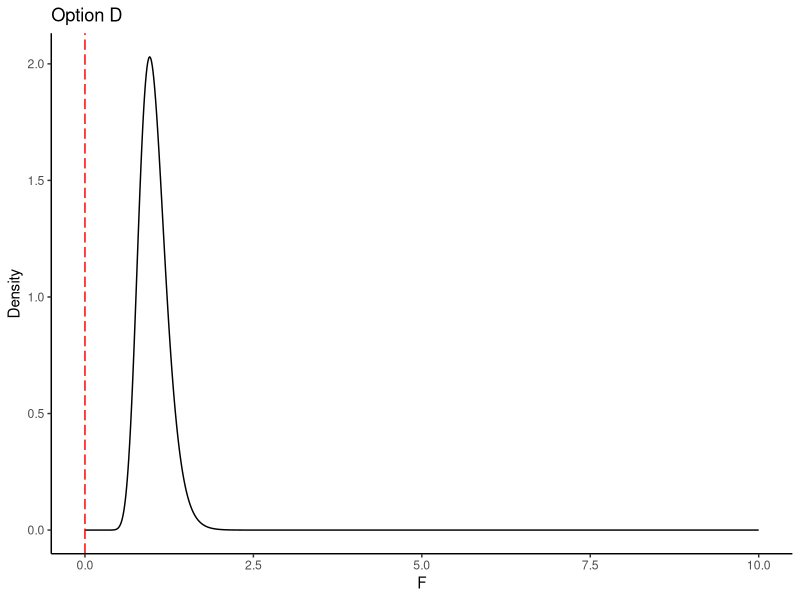
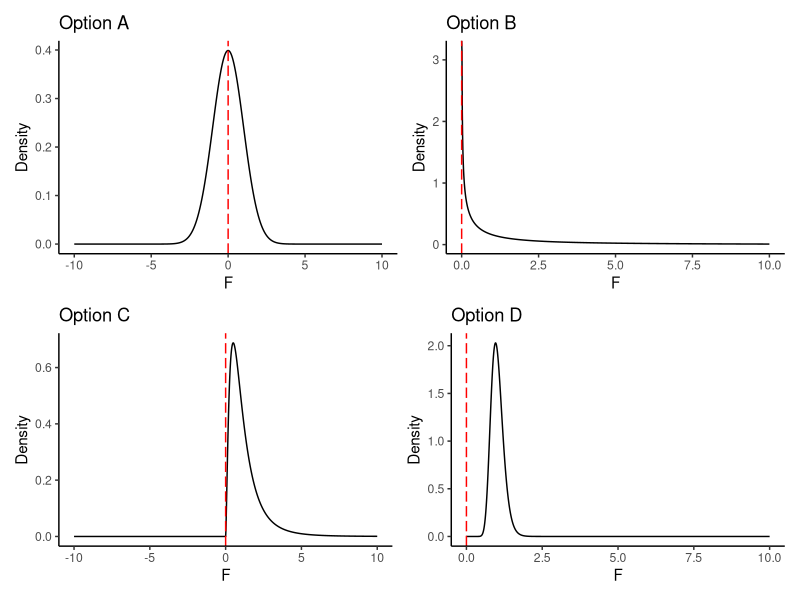
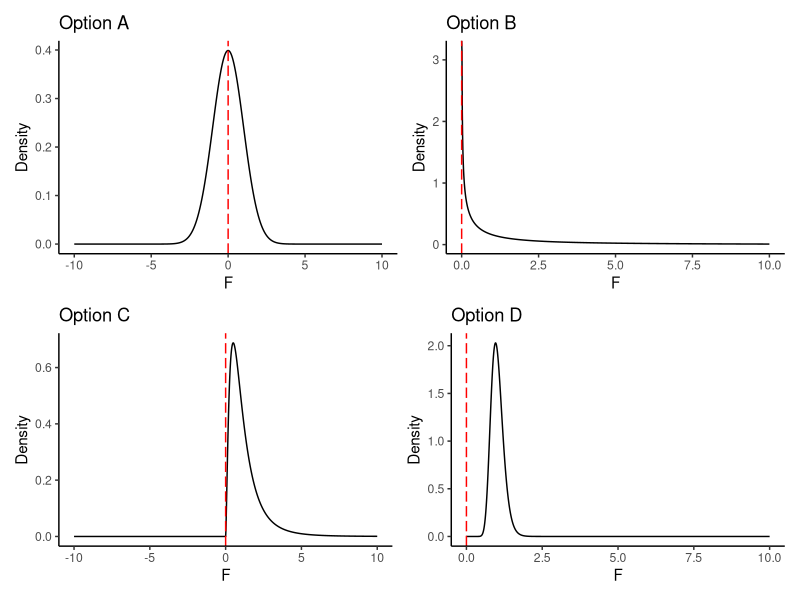

Reproduce these figures in R, in order.
library(ggplot2)
library(patchwork)

plot_fn = function(df, option){
  ggplot(df, aes(x=x, y=values))+
    geom_line() +
    labs(title=paste0('Option ', option), x='F', y='Density') +
    theme_classic() +
    geom_vline(aes(xintercept = 0), color = 'red', linetype = 'longdash')
}

norm_dist = data.frame('x' = seq(-10, 10, 0.01),
                       'values' = dnorm(seq(-10, 10, 0.01)))
opt_a = plot_fn(norm_dist, 'A') 

f_dist_b = data.frame('x' = seq(0, 10, 0.01),
                       'values' = df(seq(0,10,0.01), 1,1))
opt_b = plot_fn(f_dist_b, 'B')

f_dist_c = data.frame('x' = seq(-10, 10, 0.01),
                    'values' = df(seq(-10, 10, 0.01), 5, 10))
opt_c = plot_fn(f_dist_c, 'C')

f_dist_d = data.frame('x' = seq(0,10,0.01),
                        'values' = df(seq(0,10,0.01), 100,100))
opt_d = plot_fn(f_dist_d, 'D')
opt_d

(opt_a + opt_b)/(opt_c + opt_d)

ggsave('../../images/questions/q_24082020.png', width = 300, height = 180, units = 'mm')
